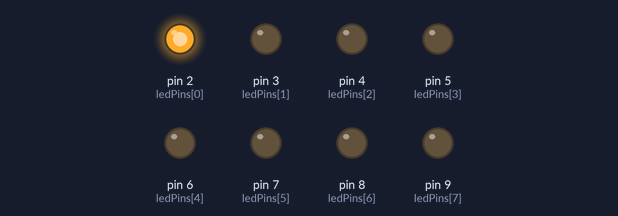
A sketch run on a simulated Arduino Leonardo, built with avr-gcc and run on an emulated ATmega32U4. On the bench: output pins drawn as LEDs (lit = HIGH).

Above: at 0.05 s.
At 0.55 s:
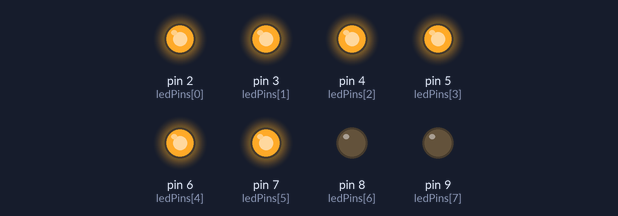
At 0.85 s:
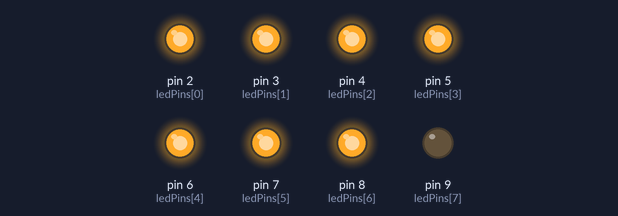
At 1.75 s:
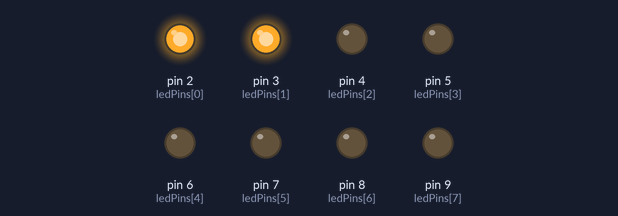
At 2.65 s:
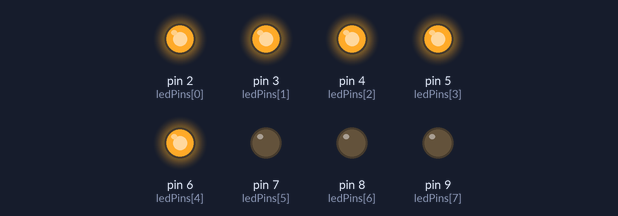
At 3.55 s:
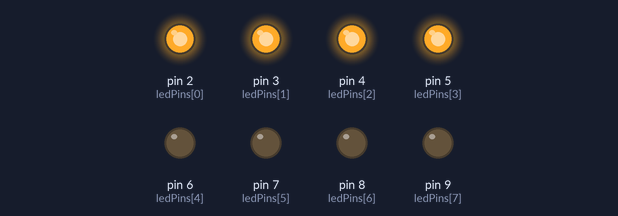
Timing chart, 0 to 3.9 s (numbered marks = the images above):
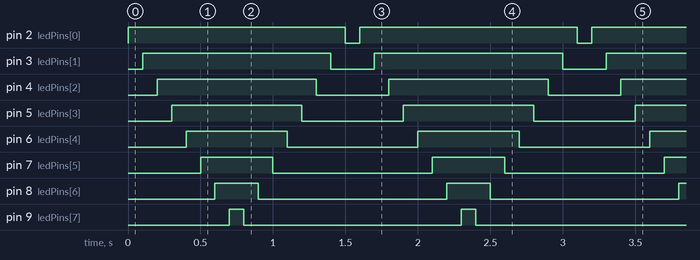

Measured:
- by itself, pin 2 (ledPins[0]): alternates HIGH for 1.5 s and LOW for 0.10 s
- by itself, pin 3 (ledPins[1]): alternates HIGH for 1.3 s and LOW for 0.30 s
- by itself, pin 4 (ledPins[2]): alternates HIGH for 1.1 s and LOW for 0.50 s
- by itself, pin 5 (ledPins[3]): alternates HIGH for 0.90 s and LOW for 0.70 s
- by itself, pin 6 (ledPins[4]): alternates HIGH for 0.70 s and LOW for 0.90 s
- by itself, pin 7 (ledPins[5]): alternates HIGH for 0.50 s and LOW for 1.1 s
- by itself, pin 8 (ledPins[6]): alternates HIGH for 0.30 s and LOW for 1.3 s
- by itself, pin 9 (ledPins[7]): alternates HIGH for 0.10 s and LOW for 1.5 s

The sketch:

Blink.ino
```cpp
int ledPins[] = {2,3,4,5,6,7,8,9};


void setup()
{
  for(int i = 0; i < 8; i++){
      pinMode(ledPins[i],OUTPUT);
  }
}

void loop()
{
  oneAfterAnotherNoLoop();
  //oneAfterAnotherLoop();
  //oneOnAtATime();
  //inAndOut();
}


void oneAfterAnotherNoLoop(){
  int delayTime = 100;
  digitalWrite(ledPins[0], HIGH);
  delay(delayTime);
  digitalWrite(ledPins[1], HIGH);
  delay(delayTime);
  digitalWrite(ledPins[2], HIGH);
  delay(delayTime);
  digitalWrite(ledPins[3], HIGH);
  delay(delayTime);
  digitalWrite(ledPins[4], HIGH);
  delay(delayTime);
  digitalWrite(ledPins[5], HIGH);
  delay(delayTime);
  digitalWrite(ledPins[6], HIGH);
  delay(delayTime);
  digitalWrite(ledPins[7], HIGH);
  delay(delayTime);

//Turns Each LED Off
  digitalWrite(ledPins[7], LOW);
  delay(delayTime);
  digitalWrite(ledPins[6], LOW);
  delay(delayTime);
  digitalWrite(ledPins[5], LOW);
  delay(delayTime);
  digitalWrite(ledPins[4], LOW);
  delay(delayTime);
  digitalWrite(ledPins[3], LOW);
  delay(delayTime);
  digitalWrite(ledPins[2], LOW);
  delay(delayTime);
  digitalWrite(ledPins[1], LOW);
  delay(delayTime);
  digitalWrite(ledPins[0], LOW);
  delay(delayTime);
}


void oneAfterAnotherLoop(){
  int delayTime = 100;
  for(int i = 0; i <= 7; i++){
    digitalWrite(ledPins[i], HIGH);
    delay(delayTime);
  }

  for(int i = 7; i >= 0; i--){
    digitalWrite(ledPins[i], LOW);
    delay(delayTime);
  }
}

void oneOnAtATime(){
  int delayTime = 100;

  for(int i = 0; i <= 7; i++){
    int offLED = i - 1;
    if(i == 0) {
      offLED = 7;
    }
    digitalWrite(ledPins[i], HIGH);
    digitalWrite(ledPins[offLED], LOW);
    delay(delayTime);
  }
}

void inAndOut(){
  int delayTime = 100;
  for(int i = 0; i <= 3; i++){
    int offLED = i - 1;
    if(i == 0) {
      offLED = 3;
    }
    int onLED1 = 3 - i;
    int onLED2 = 4 + i;
    int offLED1 = 3 - offLED;
    int offLED2 = 4 + offLED;

    digitalWrite(ledPins[onLED1], HIGH);
    digitalWrite(ledPins[onLED2], HIGH);
    digitalWrite(ledPins[offLED1], LOW);
    digitalWrite(ledPins[offLED2], LOW);
    delay(delayTime);
  }

  //runs the LEDs into the middle
  for(int i = 3; i >= 0; i--){
    int offLED = i + 1;
    if(i == 3) {
      offLED = 0;
    }

    int onLED1 = 3 - i;
    int onLED2 = 4 + i;
    int offLED1 = 3 - offLED;
    int offLED2 = 4 + offLED;

    digitalWrite(ledPins[onLED1], HIGH);
    digitalWrite(ledPins[onLED2], HIGH);
    digitalWrite(ledPins[offLED1], LOW);
    digitalWrite(ledPins[offLED2], LOW);
    delay(delayTime);
  }
}
```
